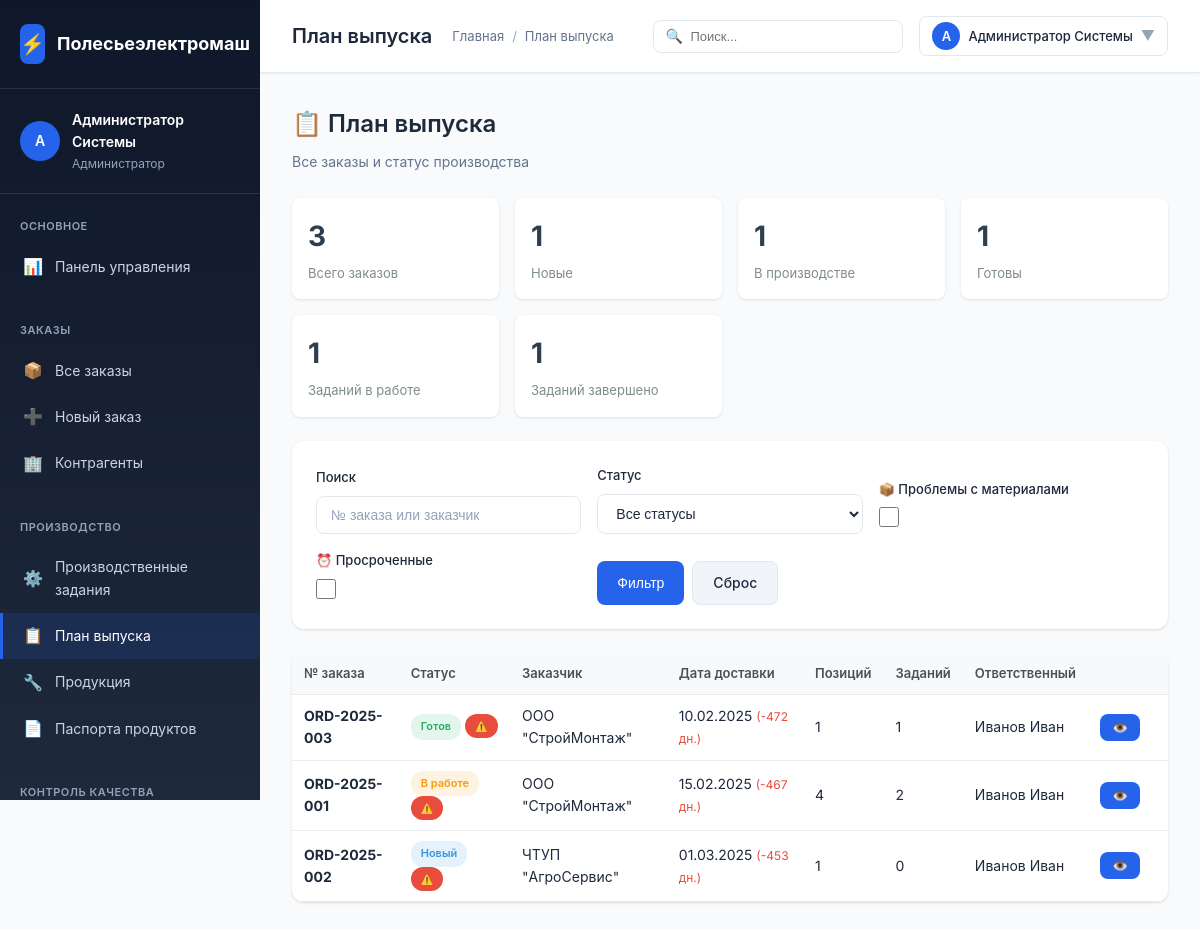
The app's page /polesie/modules/production/plan.php (signed in) with its own data.
### tables this page shows
CREATE TABLE `users` (
  `id` INT AUTO_INCREMENT PRIMARY KEY,
  `username` VARCHAR(50) NOT NULL UNIQUE,
  `password_hash` VARCHAR(255) NOT NULL,
  `full_name` VARCHAR(100) NOT NULL,
  `email` VARCHAR(100),
  `role_id` INT,
  `is_active` BOOLEAN DEFAULT TRUE,
  `created_at` TIMESTAMP DEFAULT CURRENT_TIMESTAMP,
  CONSTRAINT `fk_users_role` FOREIGN KEY (`role_id`) REFERENCES `user_roles`(`id`) ON DELETE SET NULL
);

CREATE TABLE `user_roles` (
  `id` INT AUTO_INCREMENT PRIMARY KEY,
  `name` VARCHAR(100) NOT NULL,
  `code` VARCHAR(50) NOT NULL UNIQUE,
  `description` TEXT,
  `permissions` JSON
);

CREATE TABLE `orders` (
  `id` INT AUTO_INCREMENT PRIMARY KEY,
  `order_number` VARCHAR(50) NOT NULL UNIQUE,
  `customer_id` INT,
  `responsible_user_id` INT,
  `status` ENUM('new', 'processing', 'ready', 'shipped', 'cancelled') DEFAULT 'new',
  `order_date` DATE NOT NULL,
  `delivery_date` DATE,
  `total_amount` DECIMAL(15,2),
  `notes` TEXT,
  `created_at` TIMESTAMP DEFAULT CURRENT_TIMESTAMP,
  `updated_at` TIMESTAMP DEFAULT CURRENT_TIMESTAMP ON UPDATE CURRENT_TIMESTAMP,
  CONSTRAINT `fk_order_customer` FOREIGN KEY (`customer_id`) REFERENCES `contractors`(`id`) ON DELETE SET NULL,
  CONSTRAINT `fk_order_responsible` FOREIGN KEY (`responsible_user_id`) REFERENCES `users`(`id`) ON DELETE SET NULL
);

CREATE TABLE `contractors` (
  `id` INT AUTO_INCREMENT PRIMARY KEY,
  `name` VARCHAR(200) NOT NULL,
  `inn` VARCHAR(20) UNIQUE,
  `type` ENUM('supplier', 'customer', 'both') DEFAULT 'both',
  `contact_person` VARCHAR(100),
  `phone` VARCHAR(50),
  `email` VARCHAR(100),
  `address` TEXT,
  `created_at` TIMESTAMP DEFAULT CURRENT_TIMESTAMP
);

### polesie/modules/production/plan.php (the view, shortened to what the rows shown need)
<?php
require_once __DIR__ . '/../../config/config.php';
$user = getCurrentUser();
$pdo = getDbConnection();
$pageTitle = 'План выпуска';
$materialIssueFilter = isset($_GET['material_issues']) ? true : false;
$overdueFilter = isset($_GET['overdue']) ? true : false;
$whereConditions = [];
$params = [];
$whereClause = !empty($whereConditions) ? "WHERE " . implode(" AND ", $whereConditions) : "";
$ordersQuery = "
    SELECT o.*, c.name as contractor_name, u.full_name as responsible_name,
        CASE o.status
            WHEN 'new' THEN 'Новый'
            WHEN 'processing' THEN 'В работе'
            WHEN 'ready' THEN 'Готов'
            WHEN 'shipped' THEN 'Отгружен'
            WHEN 'cancelled' THEN 'Отменен'
            ELSE o.status
        END as status_name,
        CASE o.status
            WHEN 'new' THEN '#3498db'
            WHEN 'processing' THEN '#f39c12'
            WHEN 'ready' THEN '#27ae60'
            WHEN 'shipped' THEN '#9b59b6'
            WHEN 'cancelled' THEN '#e74c3c'
            ELSE '#95a5a6'
        END as status_color,
        DATEDIFF(o.delivery_date, CURDATE()) as days_until_delivery,
        (SELECT COUNT(*) FROM order_items WHERE order_id = o.id) as items_count,
        (SELECT COUNT(*) FROM production_tasks WHERE order_id = o.id) as tasks_count,
        (SELECT GROUP_CONCAT(DISTINCT pt.status SEPARATOR ',') FROM production_tasks pt WHERE pt.order_id = o.id) as tasks_statuses
    FROM orders o
    LEFT JOIN contractors c ON o.customer_id = c.id
    LEFT JOIN users u ON o.responsible_user_id = u.id
    $whereClause
    ORDER BY
        CASE WHEN o.delivery_date < CURDATE() THEN 0 ELSE 1 END,
        o.delivery_date ASC,
        o.created_at DESC
";
$stmt = $pdo->prepare($ordersQuery);
$stmt->execute($params);
$allOrders = $stmt->fetchAll();
$orders = [];
foreach ($allOrders as $order) {
    $orders[] = $order;
}
if (!$materialIssueFilter && !$overdueFilter) {
    $orders = $allOrders;
}
?>
<!DOCTYPE html>
<html lang="ru">
<head>
    <link rel="stylesheet" href="<?= asset('assets/css/style.css') ?>">
</head>
<body>
    <div class="app-container">
        <?php require_once BASE_PATH . '/includes/sidebar.php'; ?>
        <div class="main-content">
            <?php require_once BASE_PATH . '/includes/topbar.php'; ?>
            <div class="content-area">
                <div class="plan-header">
                    <h2 style="font-size: 24px; font-weight: 600; margin-bottom: 8px;">📋 План выпуска</h2>
                </div>
                <div class="card" style="margin-bottom: 24px;">
                    <div class="card-body" style="padding: 0;">
                        <table class="items-table" style="margin: 0;">
                            <thead>
                                <tr>
                                    <th>№ заказа</th>
                                    <th>Статус</th>
                                    <th>Заказчик</th>
                                    <th>Дата доставки</th>
                                    <th>Позиций</th>
                                    <th>Заданий</th>
                                    <th>Ответственный</th>
                                    <th style="width: 80px;"></th>
                                </tr>
                            </thead>
                            <tbody>
                                <?php foreach ($orders as $order):
                                    $isOverdue = isset($order['days_until_delivery']) && $order['days_until_delivery'] < 0;
                                    $hasMaterialIssues = isset($order['material_shortages']) && $order['material_shortages'] > 0;
                                ?>
                                <tr style="cursor: pointer;" onclick="openOrderDetailModal('<?= $order['id'] ?>')"
                                    class="<?= $isOverdue ? 'row-overdue' : '' ?> <?= $hasMaterialIssues ? 'row-material-issue' : '' ?>">
                                    <td><strong><?= e($order['order_number']) ?></strong></td>
                                    <td>
                                        <span class="badge" style="background: <?= e($order['status_color']) ?>20; color: <?= e($order['status_color']) ?>">
                                            <?= e($order['status_name']) ?>
                                        </span>
                                        <?php if ($isOverdue): ?>
                                            <span class="badge" style="background: #e74c3c; color: white; font-size: 10px;">⚠️</span>
                                        <?php endif; ?>
                                    </td>
                                    <td><?= e($order['contractor_name'] ?? '—') ?></td>
                                    <td>
                                        <?php if ($order['delivery_date']): ?>
                                            <?= formatDate($order['delivery_date']) ?>
                                            <span style="color: <?= $order['days_until_delivery'] < 0 ? '#e74c3c' : ($order['days_until_delivery'] <= 3 ? '#f39c12' : '#27ae60') ?>; font-size: 12px;">
                                                (<?= $order['days_until_delivery'] ?> дн.)
                                            </span>
                                        <?php else: ?>
                                            —
                                        <?php endif; ?>
                                    </td>
                                    <td><?= $order['items_count'] ?? 0 ?></td>
                                    <td><?= $order['tasks_count'] ?? 0 ?></td>
                                    <td><?= e($order['responsible_name'] ?? '—') ?></td>
                                    <td onclick="event.stopPropagation();">
                                        <button class="btn btn-sm btn-primary" onclick="openOrderDetailModal('<?= $order['id'] ?>')">👁️</button>
                                    </td>
                                </tr>
                                <?php endforeach; ?>
                            </tbody>
                        </table>
                    </div>
                </div>
            </div>
        </div>
    </div>
</body>
</html>

### polesie/includes/sidebar.php (shortened to what the rows shown need)
<div class="sidebar">
    <div class="sidebar-user">
        <div class="sidebar-user-info">
            <div class="sidebar-user-avatar">
                <?= mb_substr($user['full_name'], 0, 1) ?>
            </div>
            <div class="sidebar-user-details">
                <div class="sidebar-user-name"><?= e($user['full_name']) ?></div>
                <div class="sidebar-user-role"><?= e($user['role_name']) ?></div>
            </div>
        </div>
    </div>
</div>

### polesie/includes/topbar.php (shortened to what the rows shown need)
<div class="topbar">
    <div class="topbar-left">
        <h1 class="topbar-title"><?= e($pageTitle) ?></h1>
    </div>
    <div class="topbar-right">
        <div style="position: relative;">
            <div class="topbar-action" onclick="toggleProfileMenu()" style="width: auto; padding: 8px 12px; gap: 8px;">
                <div style="width: 28px; height: 28px; background: var(--primary-color); border-radius: 50%; display: flex; align-items: center; justify-content: center; color: white; font-size: 13px; font-weight: 600;">
                    <?= mb_substr($user['full_name'], 0, 1) ?>
                </div>
                <span style="font-size: 13px; font-weight: 500;"><?= e($user['full_name']) ?></span>
                <span style="color: var(--text-muted);">▼</span>
            </div>
        </div>
    </div>
</div>

### records on screen
users: full_name "А", full_name "Администратор Системы", role.name "Администратор"
orders: order_number "ORD-2025-003", status_name "Готов", customer.name "ООО \"СтройМонтаж\"", delivery_date "10.02.2025", days_until_delivery "-472", items_count "1", tasks_count "1", responsible_user.full_name "Иванов Иван"
orders: order_number "ORD-2025-001", status_name "В работе", customer.name "ООО \"СтройМонтаж\"", delivery_date "15.02.2025", days_until_delivery "-467", items_count "4", tasks_count "2", responsible_user.full_name "Иванов Иван"
orders: order_number "ORD-2025-002", status_name "Новый", customer.name "ЧТУП \"АгроСервис\"", delivery_date "01.03.2025", days_until_delivery "-453", items_count "1", tasks_count "0", responsible_user.full_name "Иванов Иван"

### other values on screen
$pageTitle "План выпуска"
$stats['total_orders'] "3"
$stats['new_orders'] "1"
$stats['in_production'] "1"
$stats['ready'] "1"
$stats['tasks_in_progress'] "1"
$stats['tasks_completed'] "1"
